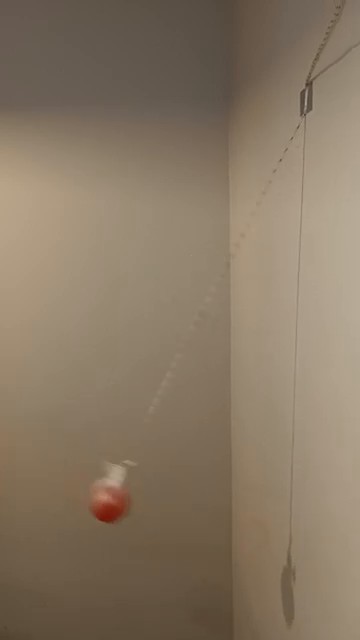
#> input picture frame 33 of ball.mp4, 360 x 640 px
$ python optical_1.py
#> lines starting #> are read from the running program, lines starting #| are printed output that depends on the picture; after the words box and inside, x2 and y2 are one past the last pixel; in counts of white or black regions, pixels touching at a corner belong together
import cv2
import numpy as np

cap = cv2.VideoCapture("ball.mp4")

pyr_scale = 0.5
levels = 3
winsize = 15
iterations = 3
poly_n = 5
poly_sigma = 1.2
flags = 0

ret, old_frame = cap.read()
#> old_frame is the input picture: shape (640, 360, 3); mean B, G, R 99.4, 119.5, 135.6
old_gray = cv2.cvtColor(old_frame, cv2.COLOR_BGR2GRAY)
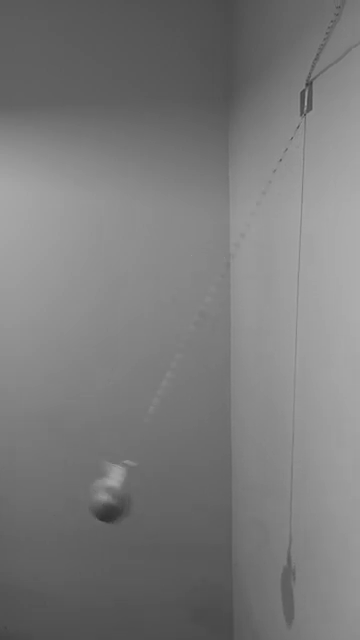
#> old_gray: shape (640, 360); min 46, max 172, mean 122.1

mask = np.zeros_like(old_frame)

scale = 5

while True:
    ret, frame = cap.read()
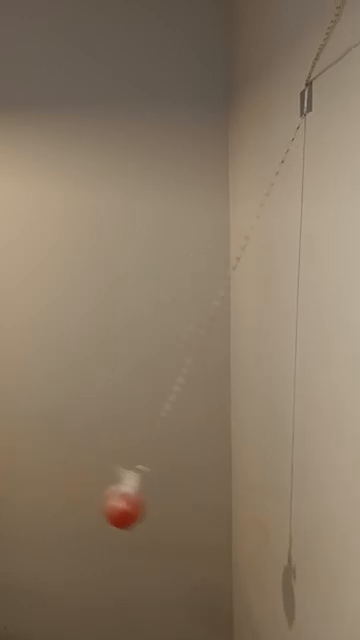
#> input picture frame 34 of ball.mp4, 360 x 640 px
#> frame is the input picture: shape (640, 360, 3); mean B, G, R 99.4, 119.5, 135.6
    if not ret:
        break

    frame_gray = cv2.cvtColor(frame, cv2.COLOR_BGR2GRAY)

    flow = cv2.calcOpticalFlowFarneback(
        old_gray,
        frame_gray,
        None,
        pyr_scale,
        levels,
        winsize,
        iterations,
        poly_n,
        poly_sigma,
        flags,
    )

    magnitude, angle = cv2.cartToPolar(flow[..., 0], flow[..., 1])
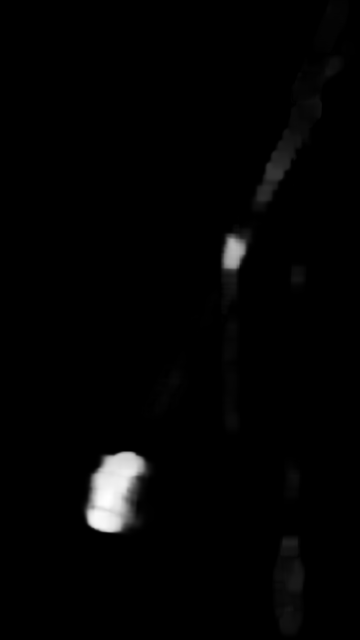
#> magnitude: shape (640, 360) float32; min 0, max 16.39, mean 0.266; drawn with min black and max white
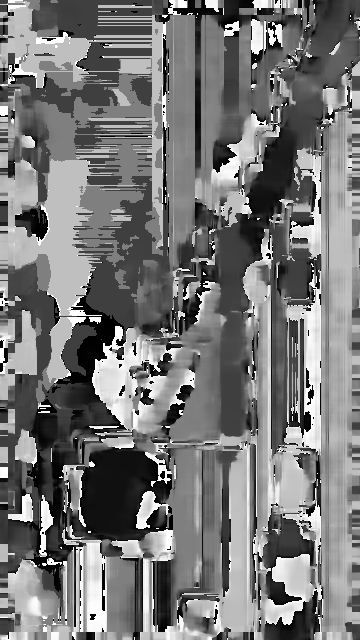
#> angle: shape (640, 360) float32; min 4.94e-16, max 6.28, mean 2.94; drawn with min black and max white

    threshold = 1
    magnitude[magnitude < threshold] = 0

    step = 16
    y, x = (
        np.mgrid[step / 2 : frame.shape[0] : step, step / 2 : frame.shape[1] : step]
        .reshape(2, -1)
        .astype(int)
    )
#> y = 880 values from 8 to 632
    fx, fy = flow[y, x].T
#> fx = 880 values, max 14.91 at index 688, min -0.889 at index 108, mean 0.206; fy = 880 values, max 11.7 at index 344, min -1.58 at index 810, mean 0.134

    lines = np.int32(list(zip(x, y, x + (fx * scale), y + (fy * scale))))
#> lines = 880 rows, first 6: [8, 8, 8, 8], [24, 8, 24, 7], [40, 8, 40, 8], [56, 8, 56, 8], [72, 8, 72, 8], [88, 8, 88, 8]
    for x1, y1, x2, y2 in lines:
        cv2.arrowedLine(frame, (x1, y1), (x2, y2), (0, 255, 0), 1, tipLength=0.3)
#> this loop made 880 passes
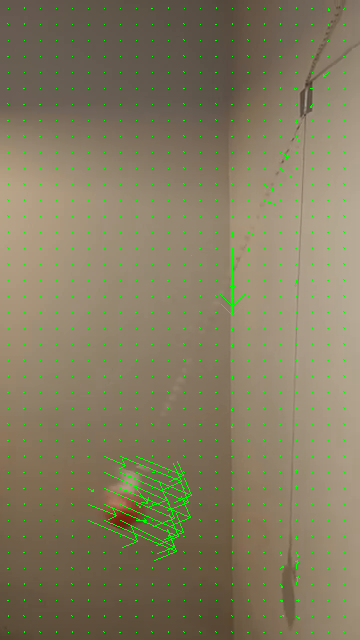
#> frame: shape (640, 360, 3); 1.28% of pixels changed, all inside (x1, y1, x2, y2) = (7, 7, 345, 634)

    cv2.imshow("Optical flow", frame)

    if cv2.waitKey(1) & 0xFF == ord("q"):
#> (key q is pressed here)
        break

    old_gray = frame_gray.copy()

cap.release()
cv2.destroyAllWindows()
